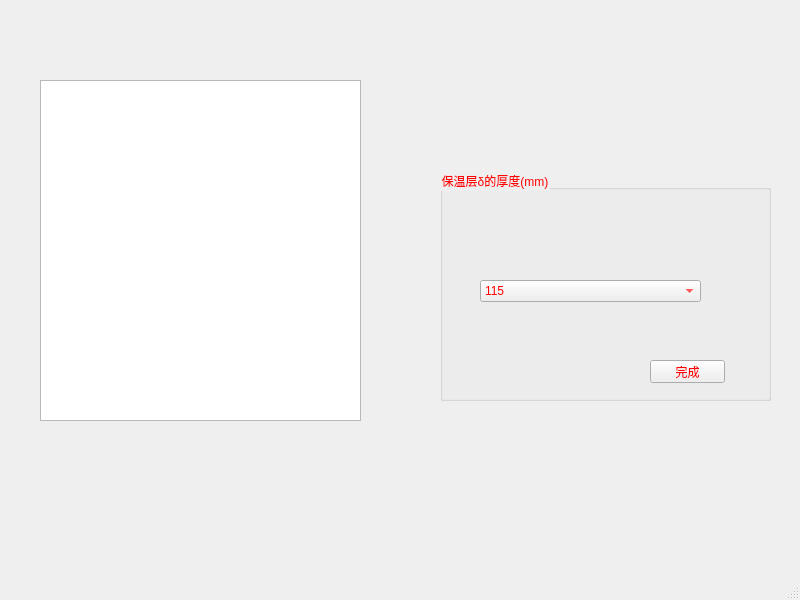
<?xml version="1.0" encoding="UTF-8"?>
<ui version="4.0">
 <class>MainWindow</class>
 <widget class="QMainWindow" name="MainWindow">
  <property name="geometry">
   <rect>
    <x>0</x>
    <y>0</y>
    <width>800</width>
    <height>600</height>
   </rect>
  </property>
  <property name="windowTitle">
   <string>MainWindow</string>
  </property>
  <widget class="QWidget" name="centralwidget">
   <widget class="QGroupBox" name="groupBox">
    <property name="geometry">
     <rect>
      <x>440</x>
      <y>170</y>
      <width>331</width>
      <height>231</height>
     </rect>
    </property>
    <property name="styleSheet">
     <string notr="true">color: rgb(255, 0, 0);
font: 8pt &quot;楷体&quot;;</string>
    </property>
    <property name="title">
     <string>保温层δ的厚度(mm)</string>
    </property>
    <widget class="QComboBox" name="comboBox">
     <property name="geometry">
      <rect>
       <x>40</x>
       <y>110</y>
       <width>221</width>
       <height>22</height>
      </rect>
     </property>
     <item>
      <property name="text">
       <string>115</string>
      </property>
     </item>
     <item>
      <property name="text">
       <string>85</string>
      </property>
     </item>
     <item>
      <property name="text">
       <string>65</string>
      </property>
     </item>
     <item>
      <property name="text">
       <string>50</string>
      </property>
     </item>
     <item>
      <property name="text">
       <string>40</string>
      </property>
     </item>
     <item>
      <property name="text">
       <string>30</string>
      </property>
     </item>
    </widget>
    <widget class="QPushButton" name="fff">
     <property name="geometry">
      <rect>
       <x>210</x>
       <y>190</y>
       <width>75</width>
       <height>23</height>
      </rect>
     </property>
     <property name="text">
      <string>完成</string>
     </property>
    </widget>
   </widget>
   <widget class="QGraphicsView" name="graphicsView">
    <property name="geometry">
     <rect>
      <x>40</x>
      <y>80</y>
      <width>321</width>
      <height>341</height>
     </rect>
    </property>
    <property name="styleSheet">
     <string notr="true">border-image: url(:/wuding1/5.png);</string>
    </property>
   </widget>
  </widget>
  <widget class="QMenuBar" name="menubar">
   <property name="geometry">
    <rect>
     <x>0</x>
     <y>0</y>
     <width>800</width>
     <height>22</height>
    </rect>
   </property>
  </widget>
  <widget class="QStatusBar" name="statusbar"/>
 </widget>
 <resources>
  <include location="../pic/wuding.qrc"/>
 </resources>
 <connections/>
</ui>
